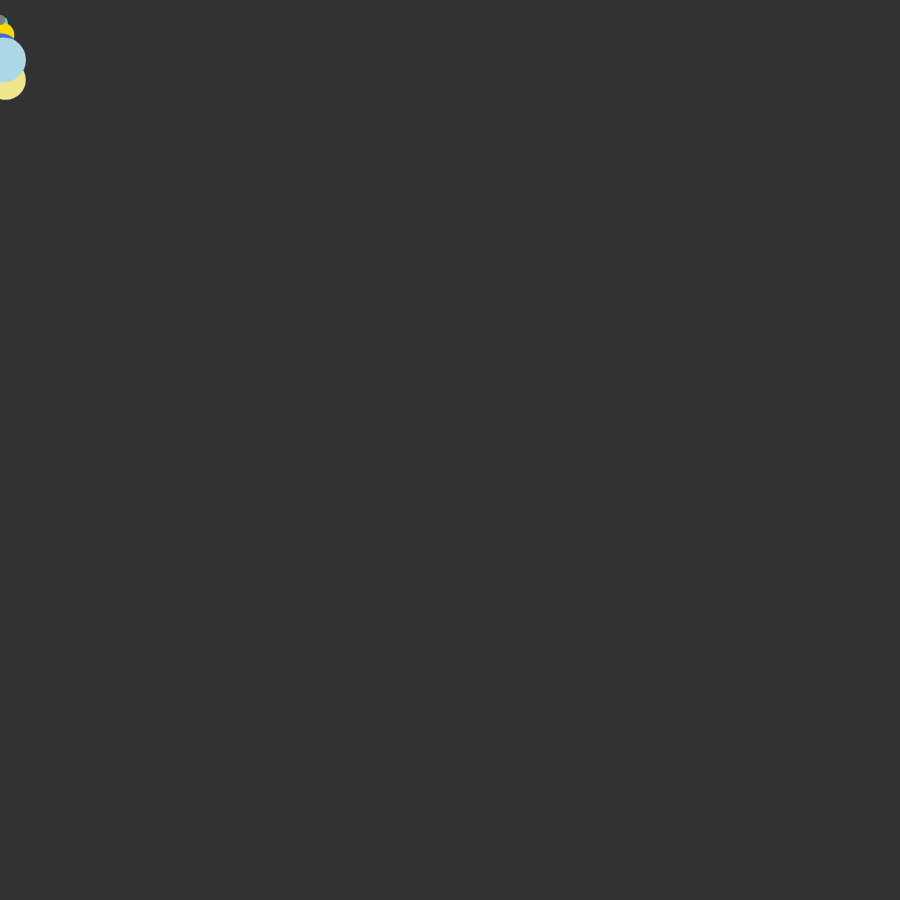
Frame 1 (no input)
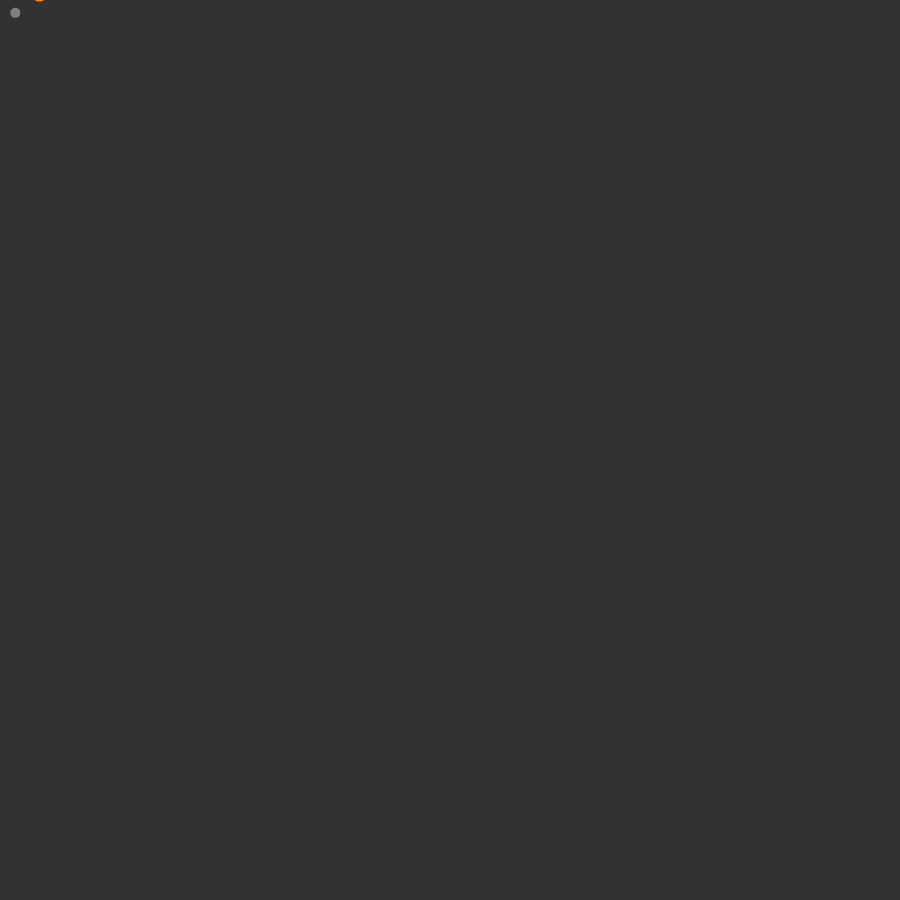
Frame 60 (no input)
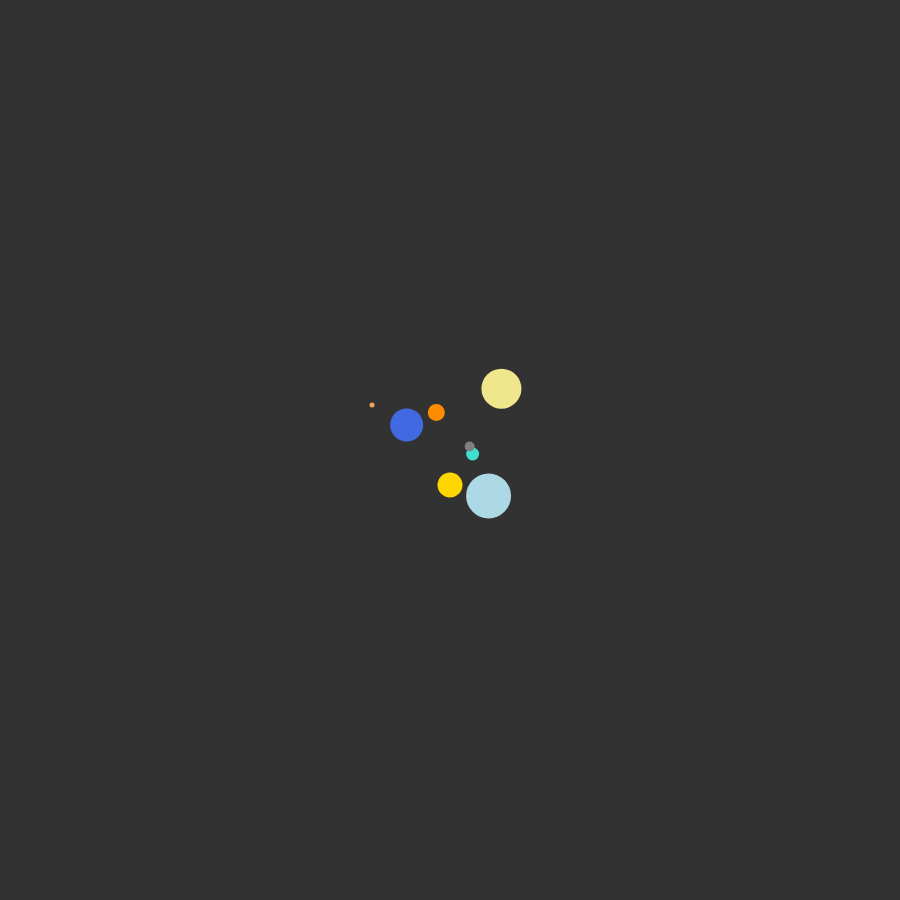
Frame 120 (the mouse pressed at the canvas centre since frame 60)

The p5.js sketch that drew these frames (run headless with seeded random() and noise() and a simulated clock; from frame 60 on, the mouse is pressed at the canvas centre):

// p5.js sketch
// ── sketch.js
const planets = [];


function setup() {
  const s = min(windowWidth, windowHeight) * 0.9;
  createCanvas(s, s);
  angleMode(DEGREES);
  noStroke();

  // planets = [
  //   {
  //     r: 10,
  //     color: "red",
  //     size: 10,
  //     v: 10,
  //   },
  //   {
  //     r: 14,
  //     color: "green",
  //     size: 8,
  //     v: 20,
  //   }
  // ]

  // // quiero crear la tierra:
  // const tierra = new Planet("earth", 23, "turquoise", 13, 22);
  // const mars = new Planet("mars", 40, "orangedark", 17, 10);
  // //etc.
  // planets.push(tierra);
  // planets.push(mars);

  // planets.push(new Planet("earth", 23, "turquoise", 13, 22));
  // planets.push(new Planet("mars", 40, "darkorange", 17, 10));

  planets.push(new Planet("earth", 23, "turquoise", 13, 22));
  planets.push(new Planet("mars", 40, "darkorange", 17, 10));
  planets.push(new Planet("venus", 35, "gold", 25, 18));
  planets.push(new Planet("jupiter", 90, "sandybrown", 5, 30));
  planets.push(new Planet("saturn", 80, "khaki", 40, 25));
  planets.push(new Planet("neptune", 50, "royalblue", 33, 12));
  planets.push(new Planet("mercury", 20, "gray", 10, 5));
  planets.push(new Planet("uranus", 60, "lightblue", 45, 20));

}

class Planet{
  // name;
  // orbit;
  // color;
  // size;
  // velocity;
  constructor(name, orbit, color, size, velocity){
    this.name = name;
    this.orbit = orbit;
    this.color = color;
    this.size = size;
    this.velocity = velocity;
  }

  draw(){
    fill(this.color);
    ellipse(
      mouseX + this.orbit * sin((millis()) * this.velocity / 100),
      mouseY + this.orbit * cos((millis()) * this.velocity / 100),
      this.size,
      this.size,
  );
  }
}

function windowResized() {
  const s = min(windowWidth, windowHeight) * 0.9;
  resizeCanvas(s, s);
  redraw();
}

function draw() {
  // background(50, 50, 50, 20);
  noStroke();
  fill(50, 50, 50);
  rect(0, 0, width, height);

  medioX = width / 2;
  medioY = height / 2;
  diametro = width / 8;
  borde = width / 20;

  // fill("blue")
  // ellipse(
  // medioX + diametro * sin(frameCount * velocidad),
  // medioY + diametro * cos(frameCount * velocidad) , 50, 50);

  // fill("yellowgreen");

  // ellipse(
  //   mouseX + diametro * sin((millis()) * 1),
  //   mouseY + diametro * cos((millis()) * 1),
  //   10,
  //   10,
  // );


  for (p of planets){
    p.draw();
  }

}


// ── style.css
/* Minimal back button in top-left corner */
.back-btn {
  position: absolute;
  top: 16px;
  left: 16px;
  z-index: 10;
  text-decoration: none;
}
.back-btn svg {
  display: block;
  fill: none;
  stroke: #ffd700;
  transition: stroke 0.2s;
}
.back-btn:hover svg {
  stroke: #ffa500;
}

html,
body {
  margin: 0;
  padding: 0;
  display: grid;
  place-content: center center;
  height: 100vh;
  background: #0f0f23;
}

canvas {
  display: block;
  border: 3px solid #333;
  border-radius: 1em;
}

div{
  color:white;
  font-family: 'Courier New', Courier, monospace;
  padding: 1em;
}
